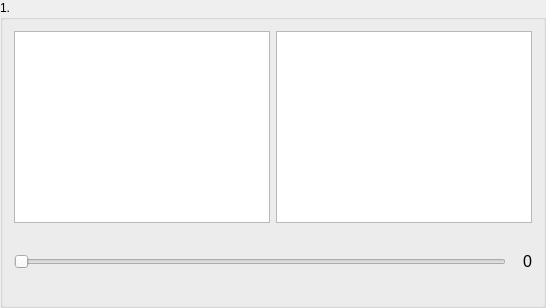
          <widget class="QGroupBox" name="videoName1groupBox">
           <property name="title">
            <string>1.</string>
           </property>
           <layout class="QGridLayout" name="gridLayout_3">
            <item row="0" column="0">
             <layout class="QGridLayout" name="gridLayout" columnstretch="8">
              <item row="0" column="0">
               <layout class="QVBoxLayout" name="verticalLayout_7" stretch="5,1">
                <item>
                 <layout class="QHBoxLayout" name="horizontalLayout">
                  <item>
                   <widget class="QGraphicsView" name="FrameView1_1">
                    <property name="sizePolicy">
                     <sizepolicy hsizetype="Expanding" vsizetype="Expanding">
                      <horstretch>0</horstretch>
                      <verstretch>0</verstretch>
                     </sizepolicy>
                    </property>
                    <property name="minimumSize">
                     <size>
                      <width>192</width>
                      <height>108</height>
                     </size>
                    </property>
                    <property name="maximumSize">
                     <size>
                      <width>1920</width>
                      <height>1080</height>
                     </size>
                    </property>
                   </widget>
                  </item>
                  <item>
                   <widget class="QGraphicsView" name="FrameView1_2">
                    <property name="sizePolicy">
                     <sizepolicy hsizetype="Expanding" vsizetype="Expanding">
                      <horstretch>0</horstretch>
                      <verstretch>0</verstretch>
                     </sizepolicy>
                    </property>
                    <property name="minimumSize">
                     <size>
                      <width>192</width>
                      <height>108</height>
                     </size>
                    </property>
                    <property name="maximumSize">
                     <size>
                      <width>1920</width>
                      <height>1080</height>
                     </size>
                    </property>
                   </widget>
                  </item>
                 </layout>
                </item>
                <item>
                 <layout class="QHBoxLayout" name="horizontalLayout_4">
                  <item>
                   <widget class="QSlider" name="frameSlider1">
                    <property name="minimumSize">
                     <size>
                      <width>300</width>
                      <height>65</height>
                     </size>
                    </property>
                    <property name="orientation">
                     <enum>Qt::Horizontal</enum>
                    </property>
                   </widget>
                  </item>
                  <item>
                   <widget class="QLabel" name="frameNumLabel1">
                    <property name="minimumSize">
                     <size>
                      <width>20</width>
                      <height>20</height>
                     </size>
                    </property>
                    <property name="font">
                     <font>
                      <pointsize>12</pointsize>
                     </font>
                    </property>
                    <property name="text">
                     <string>0</string>
                    </property>
                    <property name="alignment">
                     <set>Qt::AlignRight|Qt::AlignTrailing|Qt::AlignVCenter</set>
                    </property>
                   </widget>
                  </item>
                 </layout>
                </item>
               </layout>
              </item>
             </layout>
            </item>
           </layout>
          </widget>
